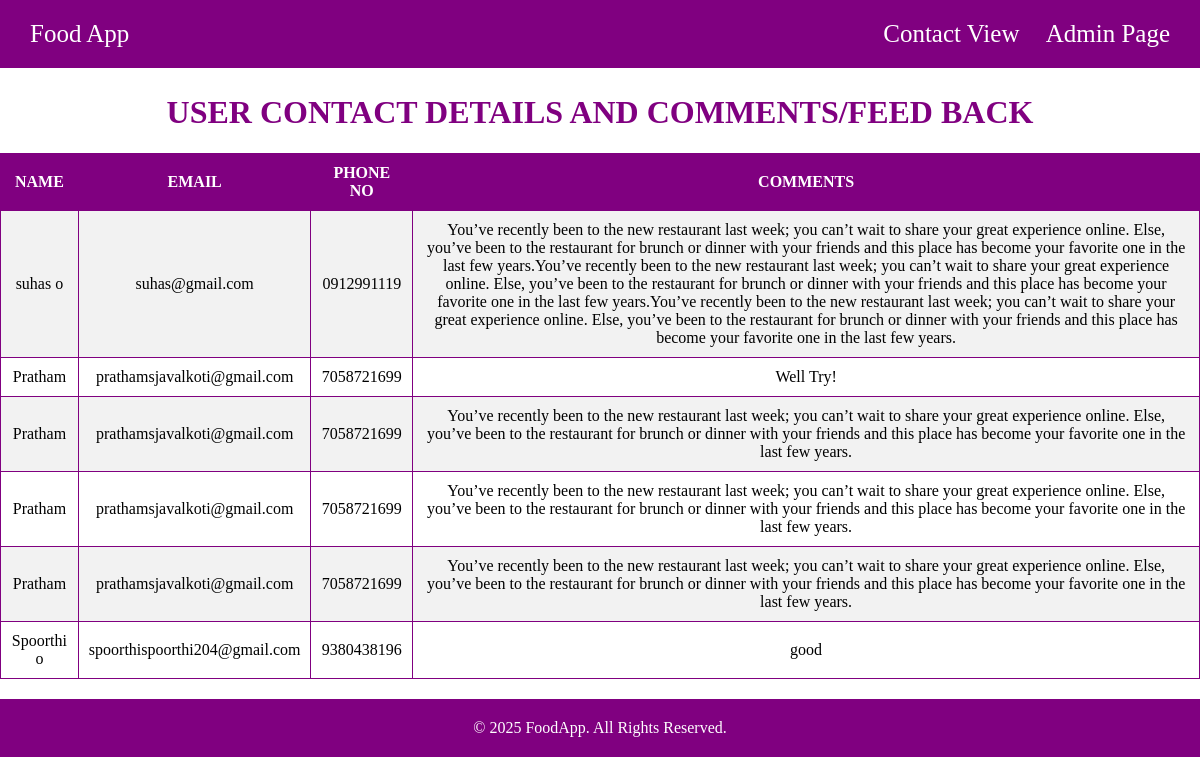
/viewcontact/, run on the app's committed database.
### foodapp/models.py (models this page shows, shortened)
class Contact(models.Model):
    name = models.CharField(max_length=100)
    email = models.EmailField()
    phone = models.CharField(max_length=10)
    desc = models.TextField()

### foodapp/views.py (the view)
# urls.py: path('viewcontact/',views.contactview,name='contactview'),
def contactview(request):
    data = Contact.objects.all()
    return render(request,'food/contactview.html',{'data':data})

### foodapp/templates/food/contactview.html (shortened to what this page needs)
{% load static %}
<!DOCTYPE html>
<html lang="en">
<head>
    <link rel="stylesheet" href="{% static 'food/contactsviews.css' %}">
    <link rel="stylesheet" href="https://cdnjs.cloudflare.com/ajax/libs/font-awesome/6.7.2/css/v4-shims.min.css" />
</head>
<body>
    <header>
        <div class="parent">
            <div class="child achild">
                <a href="">Food App</a>
            </div>
            <div class="child">
                <a href="">Contact View</a>
                <a href="{% url 'foodapp:firstview' %}">Admin Page</a>
            </div>
        </div>
    </header>
    <main>
        <h1>USER CONTACT DETAILS AND COMMENTS/FEED BACK</h1>
        <table border="1">
            <tr>
                <th>NAME</th>
                <th>EMAIL</th>
                <TH>PHONE NO</TH>
                <TH>COMMENTS</TH>
            </tr>
            {% for i in data %}
            <TR>
                <td>{{i.name}}</td>
                <td>{{i.email}}</td>
                <td>{{i.phone}}</td>
                <td>{{i.desc}}</td>
            </TR>
            {% endfor %}
        </table>
    </main>
    <footer>
        <p>&copy; {% now 'Y' %} FoodApp. All Rights Reserved.</p>
    </footer>
</body>
</html>

### foodapp/static/food/contactsviews.css (style rules this page uses)
.parent { display: flex; justify-content: space-between; align-items: center; background-color: purple; color: white; padding: 20px; font-size: 25px; }
header { margin-bottom: 20px; border-bottom: 5px solid white; }
footer p { background-color: purple; color: white; padding: 20px; text-align: center; margin-top: 20px; }
.child > a { color: white; text-decoration: none; padding: 10px; }
body { padding: 0px; margin: 0px; height: 100%; }
h1 { text-align: center; color: purple; font-family: Cambria, Cochin, Georgia, Times, 'Times New Roman', serif; }
table { margin: 10px auto; border-collapse: collapse; }
table th, table td { padding: 10px; text-align: center; border: 1px solid purple; }
table th { background-color: purple; color: white; }
table tr:nth-child(even) { background-color: #f2f2f2; }

### data on the page
Contact: name "suhas o", email "suhas@gmail.com", phone "0912991119", desc "You’ve recently been to the new restaurant last week; you can’t wait to share your great experience online. Else, you’ve been to the restaurant for brunch or dinner with your friends and this place has become your favorite one in the last few years.You’ve recently been to the new restaurant last week; you can’t wait to share your great experience online. Else, you’ve been to the restaurant for brunch or dinner with your friends and this place has become your favorite one in the last few years.You’ve recently been to the new restaurant last week; you can’t wait to share your great experience online. Else, you’ve been to the restaurant for brunch or dinner with your friends and this place has…"
Contact: name "Pratham", email "prathamsjavalkoti@gmail.com", phone "7058721699", desc "Well Try!"
Contact: name "Pratham", email "prathamsjavalkoti@gmail.com", phone "7058721699", desc "You’ve recently been to the new restaurant last week; you can’t wait to share your great experience online. Else, you’ve been to the restaurant for brunch or dinner with your friends and this place has become your favorite one in the last few years."
Contact: name "Pratham", email "prathamsjavalkoti@gmail.com", phone "7058721699", desc "You’ve recently been to the new restaurant last week; you can’t wait to share your great experience online. Else, you’ve been to the restaurant for brunch or dinner with your friends and this place has become your favorite one in the last few years."
Contact: name "Pratham", email "prathamsjavalkoti@gmail.com", phone "7058721699", desc "You’ve recently been to the new restaurant last week; you can’t wait to share your great experience online. Else, you’ve been to the restaurant for brunch or dinner with your friends and this place has become your favorite one in the last few years."
Contact: name "Spoorthi o", email "spoorthispoorthi204@gmail.com", phone "9380438196", desc "good"
